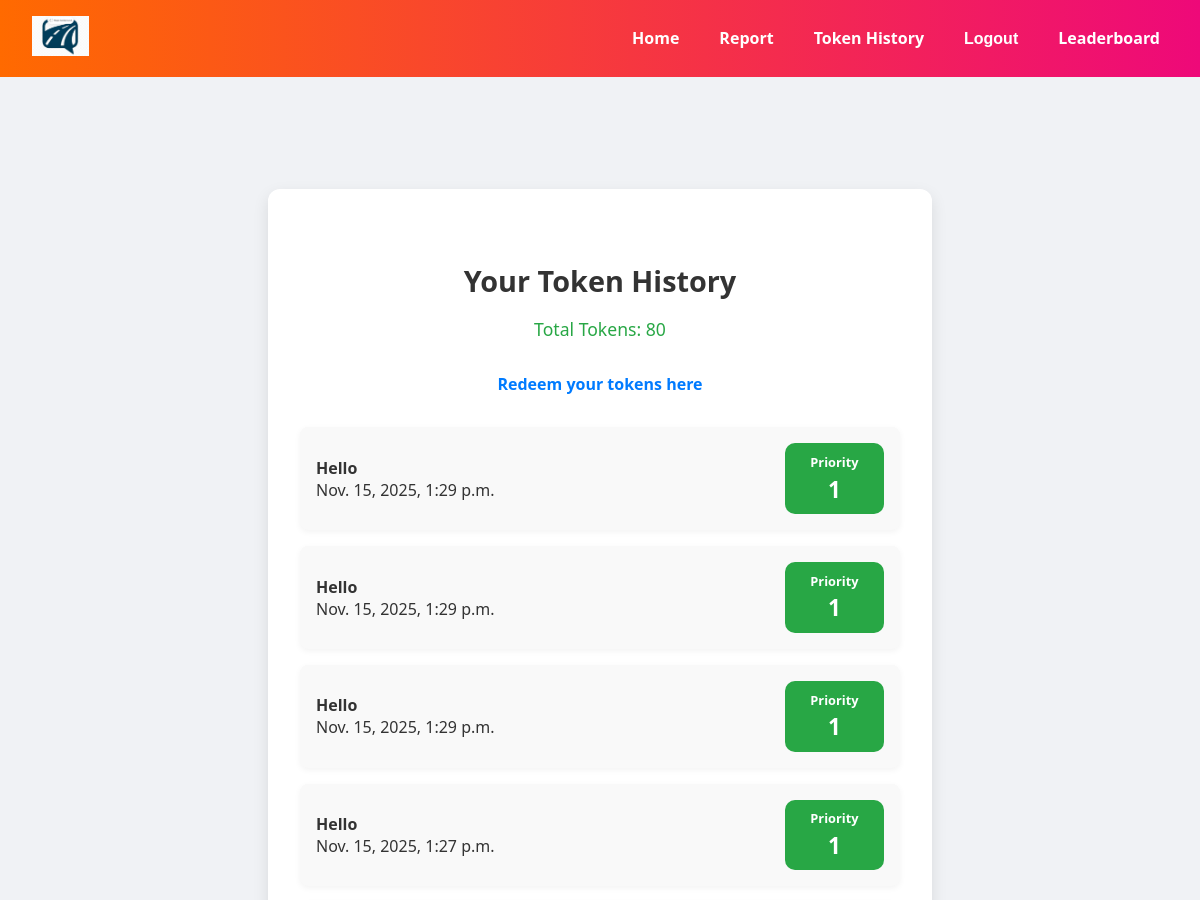
/tokens/ (signed in, upper part), run on an earlier commit of the app's database.
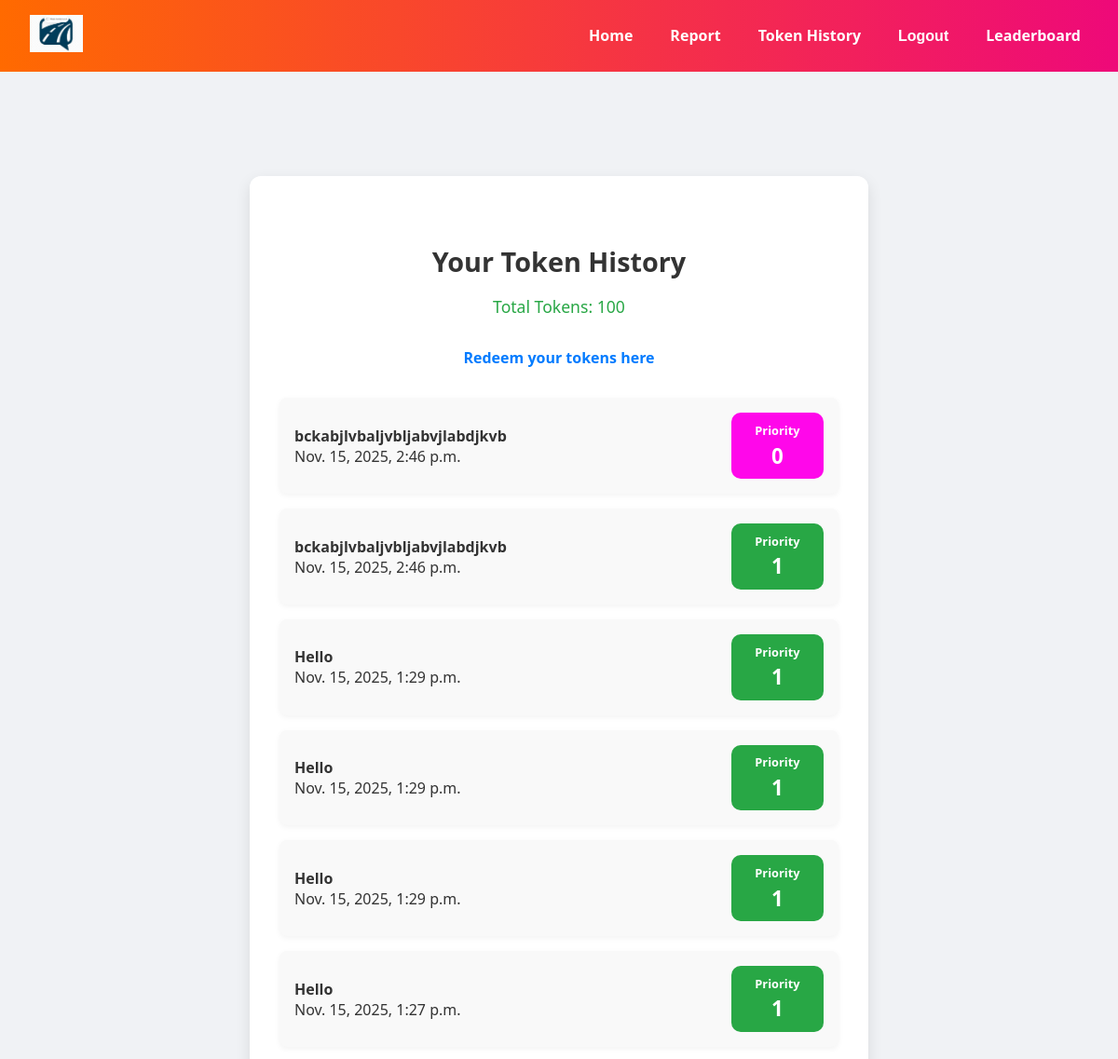
And on a later commit of the database.
### core/models.py (models this page shows)
class Report(models.Model):
    user = models.ForeignKey(User, on_delete=models.CASCADE)
    name = models.CharField(max_length=100)
    phone = models.CharField(max_length=15)
    location = models.CharField(max_length=255)
    description = models.TextField()
    image = models.ImageField(upload_to='reports/')
    submitted_at = models.DateTimeField(auto_now_add=True)
    scanned = models.BooleanField(default=False)
    priority = models.IntegerField(default=0)

### core/views.py (the view)
# urls.py: path('tokens/', views.token_history, name='token_history'),
def token_history(request):
    reports = Report.objects.filter(user=request.user).order_by('-submitted_at')
    token_obj, _ = UserToken.objects.get_or_create(user=request.user)
    return render(request, 'token_history.html', {'reports': reports, 'tokens': token_obj.tokens})

### core/templates/token_history.html (shortened to what this page needs)
{% extends 'base.html' %}
{% load static %}
{% block extra_css %}
<link rel="stylesheet" href="{% static 'css/token_history.css' %}">
{% endblock %}
{% block content %}
<div class="token-container">
    <h2>Your Token History</h2>
    <p class="token-count">Total Tokens: {{ tokens }}</p>
    <p class="redeem-link">
    <a href="">Redeem your tokens here</a>
</p>
    <ul class="token-list">
    {% for report in reports %}
    <li class="token-item">
        <div class="token-left">
            <strong>{{ report.description }}</strong><br>
            {{ report.submitted_at }}
        </div>
        <div class="token-right priority-{{ report.priority }}">
    <span class="priority-label">Priority</span>
    <span class="priority-value">{{ report.priority }}</span>
</div>
    </li>
    {% endfor %}
</ul>
</div>
{% endblock %}

What changed in the data, as far as the page shows it:
added Report: description "bckabjlvbaljvbljabvjlabdjkvb", submitted_at "Nov. 15, 2025, 2:46 p.m.", priority "0"
added Report: description "bckabjlvbaljvbljabvjlabdjkvb", submitted_at "Nov. 15, 2025, 2:46 p.m.", priority "1"
Also different on the page:
{{ tokens }}: "80" → "100"
